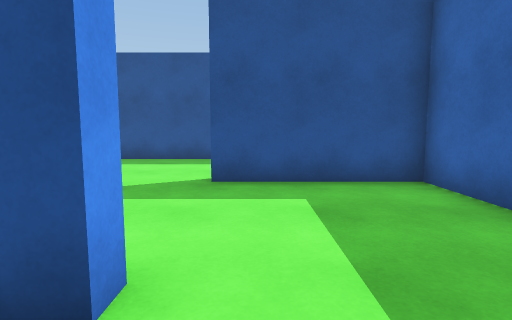
View 1 (above)

14 first-person views from a walk through a Unity game level. The camera is 1.2 m above the floor, tilts 6° down and sees 80° across. The floor is counted in squares, 1 m on a side. Each view is taken from the middle of a square. On the plan, view 1 faces up. The plan holds only what a view shows up to about 13 squares ahead; the rest is blank. The place goes on beyond the plan.

View 2
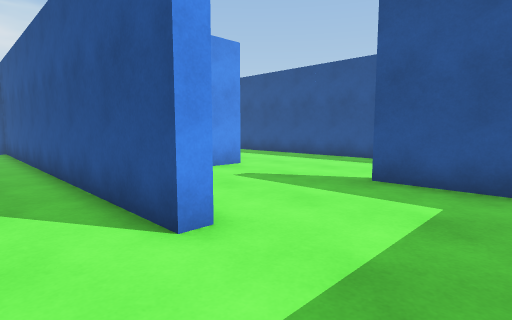

View 3
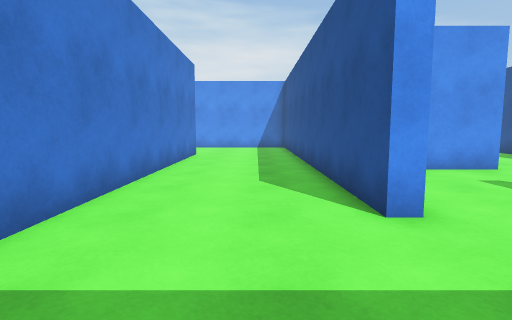

View 4
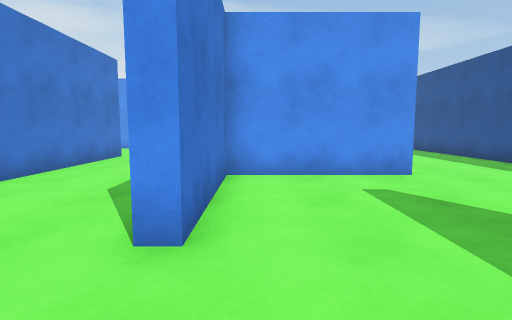

View 5
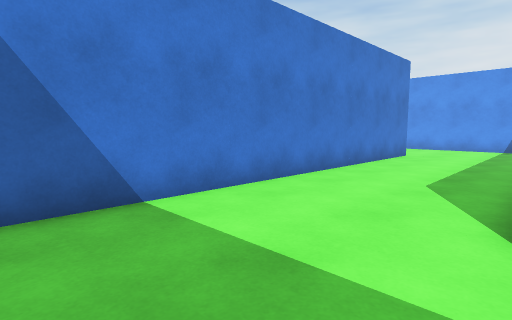

View 6
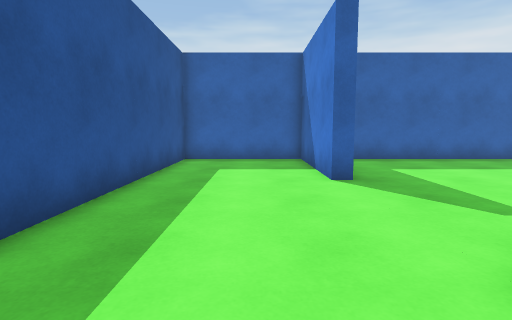

View 7
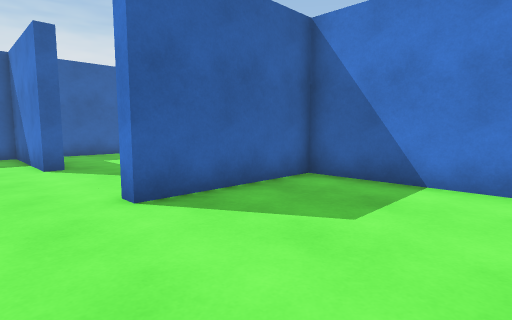

View 8
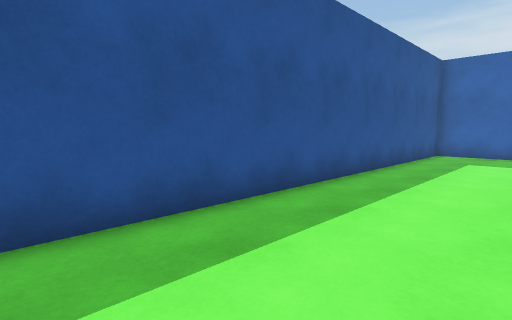

View 9
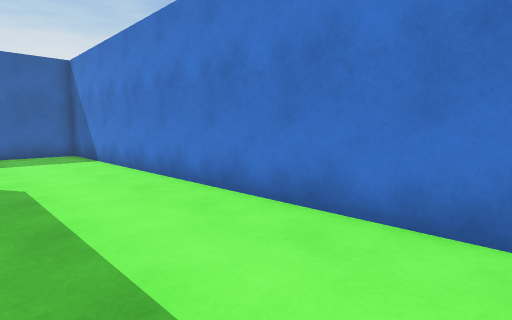

View 10
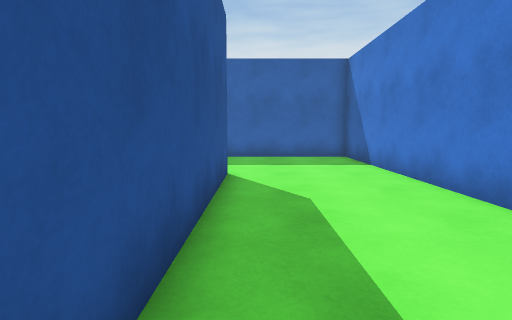

View 11
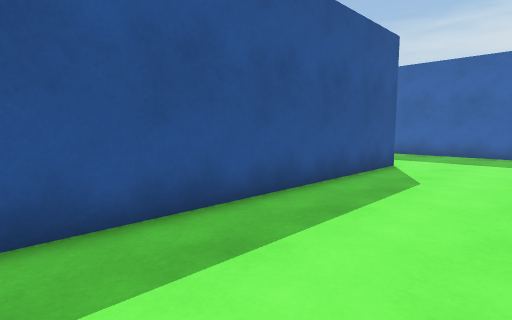

View 12
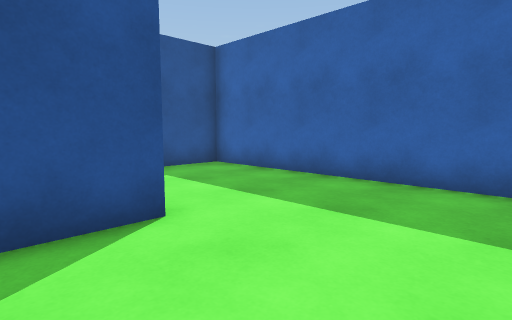

View 13
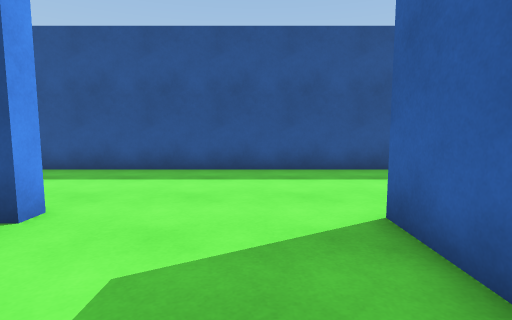

View 14
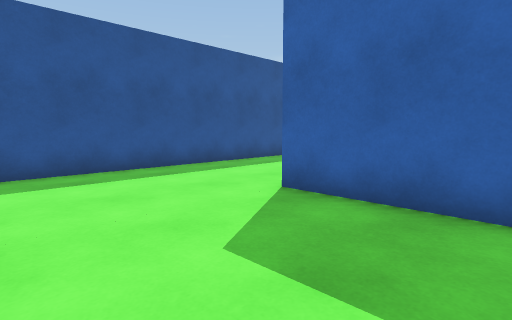

### Floor plan
Points are (right, up) in squares from view 1. A wall is a line through its corners. A room is listed if a view was taken in it or the views show most of it. See-through windows are left out.
Room 1 (views 1, 2, 3, 4, 5, 6, 7, 8, 9, 10, 11, 12, 13, 14)
walls: (-10.5, 2.2) (-6.2, 2.2) (-6.2, 7) (-5.7, 7) (-5.7, 2.2) (-1, 2.2) (-1, 1.7) (-11.5, 1.7); (-11, 7.2) (-11, 6.8); (-11, -2.7) (3.8, -2.7) (3.8, 6.8) (-1, 6.8) (-1, 7.2) (3.8, 7.2) (3.8, 11.7) (-11.5, 11.7)
ways out: gap at (-11, -3)

Positions as (right, up) in squares from view 1, and headings:
1: (0, 0), facing up
2: (2, 0), facing up-left
3: (3, 0), facing left
4: (2, 3), facing left
5: (3, 2), facing down-left
6: (-8, 9), facing right
7: (-11, 9), facing down-right
8: (-11, 8), facing up-right
9: (-11, 1), facing down-right
10: (-9, 1), facing right
11: (-11, -2), facing up-right
12: (-3, -2), facing up-right
13: (-8, 3), facing up
14: (-11, 3), facing up-right
